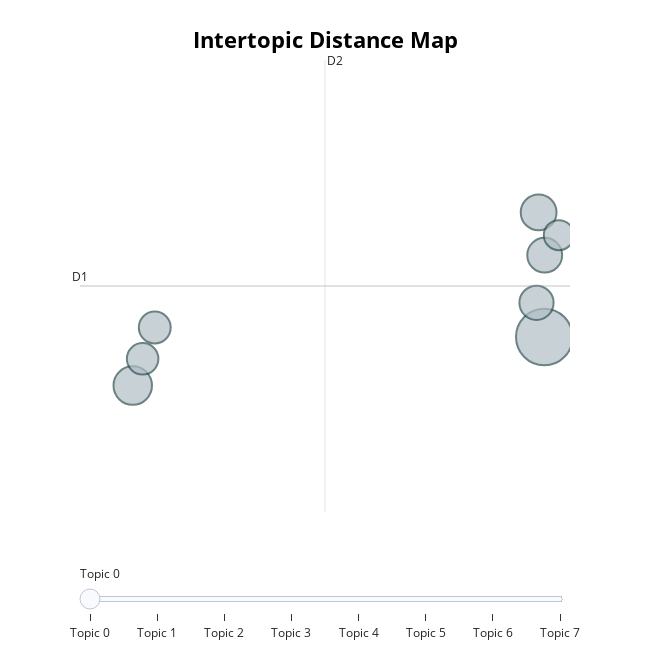

Write notebook code for a chart like this one.
### Code cell
bert_topic_model.visualize_topics()

### Figure 1 — Plotly figure (JSON) as saved in the notebook; plotly's stock layout.template omitted (floating-point values rounded to 4 significant figures)
{"data": [{"customdata": [[0, "chanel | chanelofficial | de | bag | collection", 145], [1, "summer | day | love | monday | happy", 67], [2, "jennie | concert | lily | depp | rose", 58], [3, "makeup | hair | make | portrait | photographer", 55], [4, "skin | makeup | dress | outfit | summer", 53], [5, "big | ａｅｓｔｈｅｔｉｃ | serve | 2023 | 𝟸𝟹", 46], [6, "always | grateful | stop | bla | without", 45], [7, "timothée | paris | masqbachatavipcongress | ela | ads", 41]], "hovertemplate": "<b>Topic %{customdata[0]}</b><br>%{customdata[1]}<br>Size: %{customdata[2]}", "legendgroup": "", "marker": {"color": "#B0BEC5", "line": {"color": "DarkSlateGrey", "width": 2}, "size": [145, 67, 58, 55, 53, 46, 45, 41], "sizemode": "area", "sizeref": 0.09062, "symbol": "circle"}, "mode": "markers", "name": "", "orientation": "v", "showlegend": false, "type": "scatter", "x": [2.067, -12.15, 1.871, 2.081, 1.798, -11.39, -11.8, 2.569], "xaxis": "x", "y": [11.68, 11.04, 13.31, 12.75, 12.12, 11.8, 11.39, 13.01], "yaxis": "y"}], "layout": {"annotations": [{"showarrow": false, "text": "D1", "x": -13.97, "y": 12.34, "yshift": 10}, {"showarrow": false, "text": "D2", "x": -5.506, "xshift": 10, "y": 15.3}], "height": 650, "hoverlabel": {"bgcolor": "white", "font": {"family": "Rockwell", "size": 16}}, "legend": {"itemsizing": "constant", "tracegroupgap": 0}, "margin": {"t": 60}, "shapes": [{"line": {"color": "#CFD8DC", "width": 2}, "type": "line", "x0": -5.506, "x1": -5.506, "y0": 9.384, "y1": 15.3}, {"line": {"color": "#9E9E9E", "width": 2}, "type": "line", "x0": -13.97, "x1": 2.955, "y0": 12.34, "y1": 12.34}], "sliders": [{"active": 0, "pad": {"t": 50}, "steps": [{"args": [{"marker.color": [["red", "#B0BEC5", "#B0BEC5", "#B0BEC5", "#B0BEC5", "#B0BEC5", "#B0BEC5", "#B0BEC5"]]}], "label": "Topic 0", "method": "update"}, {"args": [{"marker.color": [["#B0BEC5", "red", "#B0BEC5", "#B0BEC5", "#B0BEC5", "#B0BEC5", "#B0BEC5", "#B0BEC5"]]}], "label": "Topic 1", "method": "update"}, {"args": [{"marker.color": [["#B0BEC5", "#B0BEC5", "red", "#B0BEC5", "#B0BEC5", "#B0BEC5", "#B0BEC5", "#B0BEC5"]]}], "label": "Topic 2", "method": "update"}, {"args": [{"marker.color": [["#B0BEC5", "#B0BEC5", "#B0BEC5", "red", "#B0BEC5", "#B0BEC5", "#B0BEC5", "#B0BEC5"]]}], "label": "Topic 3", "method": "update"}, {"args": [{"marker.color": [["#B0BEC5", "#B0BEC5", "#B0BEC5", "#B0BEC5", "red", "#B0BEC5", "#B0BEC5", "#B0BEC5"]]}], "label": "Topic 4", "method": "update"}, {"args": [{"marker.color": [["#B0BEC5", "#B0BEC5", "#B0BEC5", "#B0BEC5", "#B0BEC5", "red", "#B0BEC5", "#B0BEC5"]]}], "label": "Topic 5", "method": "update"}, {"args": [{"marker.color": [["#B0BEC5", "#B0BEC5", "#B0BEC5", "#B0BEC5", "#B0BEC5", "#B0BEC5", "red", "#B0BEC5"]]}], "label": "Topic 6", "method": "update"}, {"args": [{"marker.color": [["#B0BEC5", "#B0BEC5", "#B0BEC5", "#B0BEC5", "#B0BEC5", "#B0BEC5", "#B0BEC5", "red"]]}], "label": "Topic 7", "method": "update"}]}], "title": {"font": {"color": "Black", "size": 22}, "text": "<b>Intertopic Distance Map</b>", "x": 0.5, "xanchor": "center", "y": 0.95, "yanchor": "top"}, "width": 650, "xaxis": {"anchor": "y", "domain": [0, 1], "range": [-13.97, 2.955], "title": {"text": ""}, "visible": false}, "yaxis": {"anchor": "x", "domain": [0, 1], "range": [9.384, 15.3], "title": {"text": ""}, "visible": false}}}
